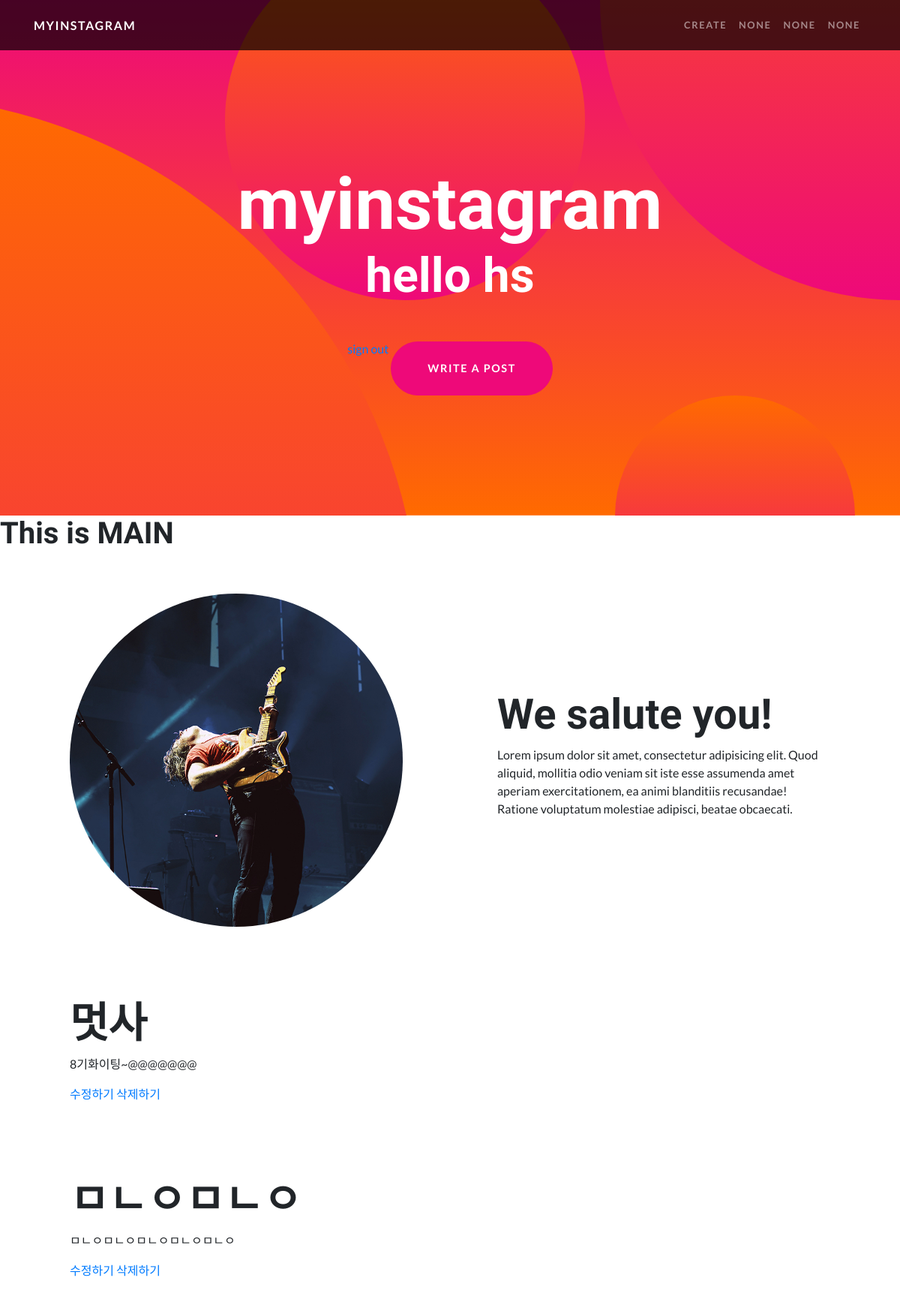
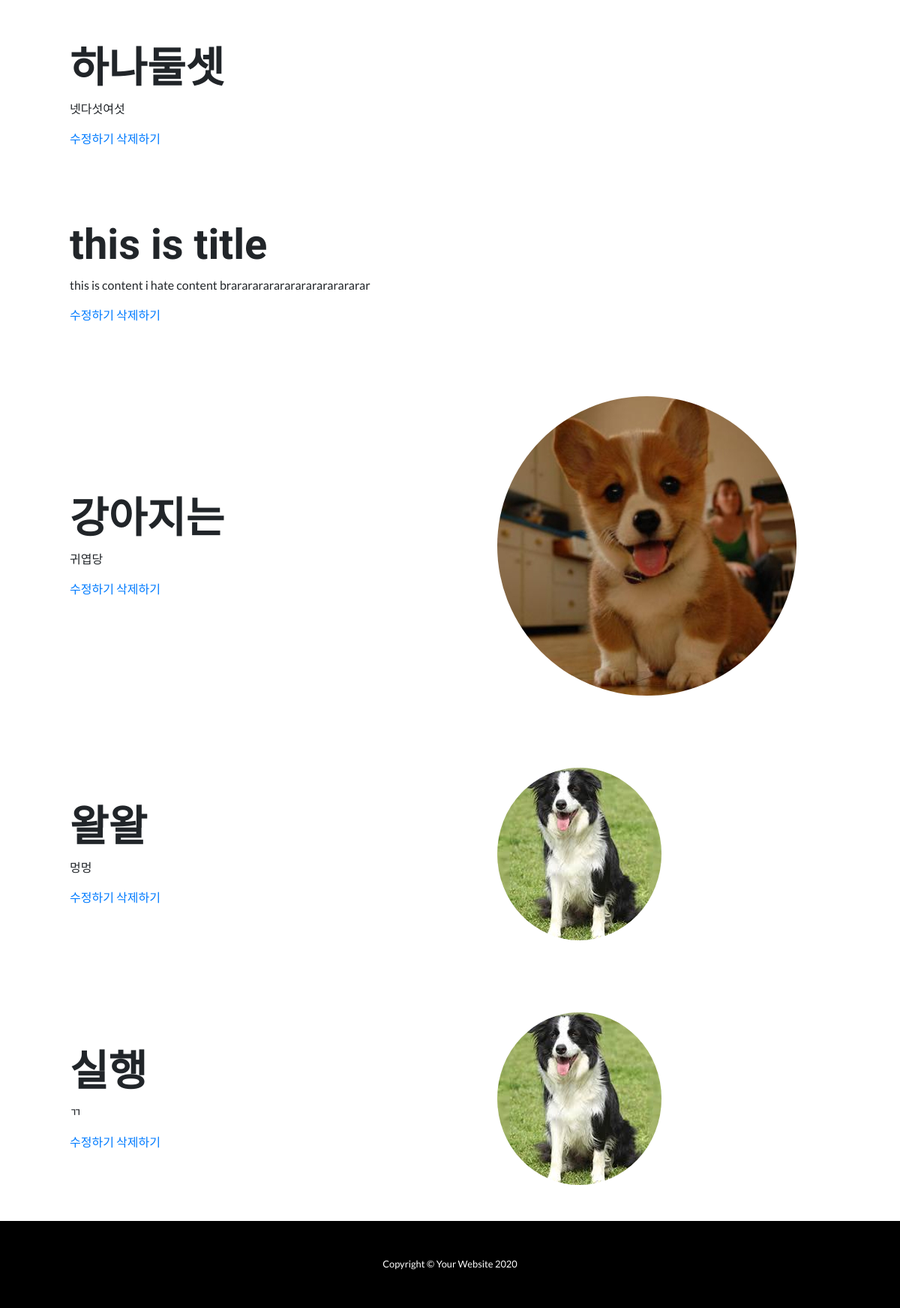
The app's page / (signed in) with its own data (2 pictures, top to bottom).
### appname/models.py (models this page shows, shortened)
class Post(models.Model):
    title = models.CharField(max_length=200)
    content = models.TextField()
    image = models.ImageField(upload_to='images/', blank=True)

### appname/views.py (the view)
# urls.py: path('', appname.views.main, name='main'),
def main(request):
    posts = Post.objects.all()
    signin_form = SigninForm()
    return render(request, 'appname/main.html', {'posts': posts, 'signin_form': signin_form})

### appname/templates/appname/main.html (shortened to what this page needs)
{% extends 'appname/base.html' %}
{% block header %}
<header class="masthead text-center text-white">
  <div class="masthead-content">
    <div class="container">
      <h1 class="masthead-heading mb-0">myinstagram</h1>
      {% if user.is_authenticated %}
      <h2 class="masthead-subheading mb-0">hello {{ user.username }}</h2>
      <a href="{% url 'logout' %}"> sign out</a>
      {% endif %}
      <a href="/create" class="btn btn-primary btn-xl rounded-pill mt-5">write a post</a>
    </div>
  </div>
  <div class="bg-circle-1 bg-circle"></div>
  <div class="bg-circle-2 bg-circle"></div>
  <div class="bg-circle-3 bg-circle"></div>
  <div class="bg-circle-4 bg-circle"></div>
</header>
{% endblock %}
{% block content %}
{% load static %}
<h1> This is MAIN </h1>
<section>
  <div class="container">
    <div class="row align-items-center">
      <div class="col-lg-6">
        <div class="p-5">
          <img class="img-fluid rounded-circle" src="img/02.jpg" alt="">
        </div>
      </div>
      <div class="col-lg-6">
        <div class="p-5">
          <h2 class="display-4">We salute you!</h2>
          <p>Lorem ipsum dolor sit amet, consectetur adipisicing elit. Quod aliquid, mollitia odio veniam sit iste esse assumenda amet aperiam exercitationem, ea animi blanditiis recusandae! Ratione voluptatum molestiae adipisci, beatae obcaecati.</p>
        </div>
      </div>
    </div>
  </div>
</section>
{% for post in posts %}
<section>
  <div class="container">
    <div class="row align-items-center">
      <div class="col-lg-6 order-lg-2">
        <div class="p-5">
          {% if post.image %}
          <img class="img-fluid rounded-circle" src="{{ post.image.url }}" alt="">
          {% endif %}
        </div>
      </div>
      <div class="col-lg-6 order-lg-1">
        <div class="p-5">
          <h2 class="display-4">{{post.title}}</h2>
          <p>{{post.content}}</p>
          <a href="{% url 'update' pk=post.pk %}"> 수정하기 </a>
          <a href="{% url 'delete' pk=post.pk %}"> 삭제하기 </a>
        </div>
      </div>
    </div>
  </div>
</section>
{% endfor %}
{% endblock %}

### records on screen
Post: title "멋사", content "8기화이팅~@@@@@@@"
Post: title "ㅁㄴㅇㅁㄴㅇ", content "ㅁㄴㅇㅁㄴㅇㅁㄴㅇㅁㄴㅇㅁㄴㅇ"
Post: title "하나둘셋", content "넷다섯여섯"
Post: title "this is title", content "this is content i hate content brararararararararararararar"
Post: image (picture), title "강아지는", content "귀엽당"
Post: image (picture), title "왈왈", content "멍멍"
Post: image (picture), title "실행", content "ㄲ"

### other values on screen
{{ user.username }} "hs"
